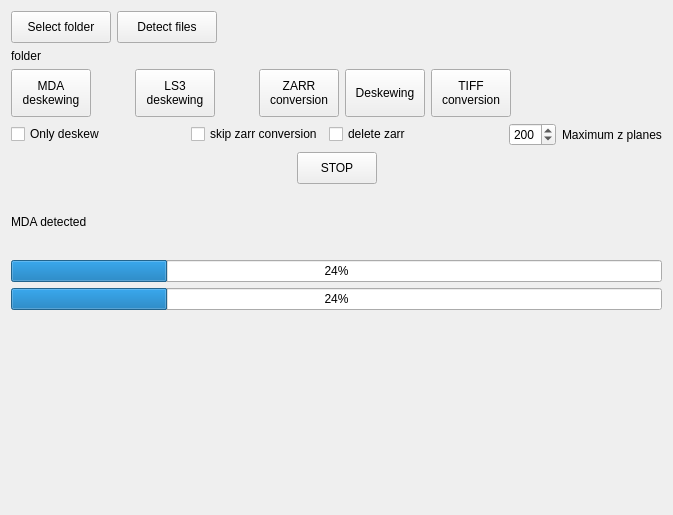
<?xml version="1.0" encoding="UTF-8"?>
<ui version="4.0">
 <class>Form</class>
 <widget class="QWidget" name="Form">
  <property name="geometry">
   <rect>
    <x>0</x>
    <y>0</y>
    <width>673</width>
    <height>515</height>
   </rect>
  </property>
  <property name="windowTitle">
   <string>Form</string>
  </property>
  <layout class="QVBoxLayout" name="verticalLayout">
   <item>
    <layout class="QHBoxLayout" name="horizontalLayout">
     <item>
      <widget class="QPushButton" name="pb_select_folder">
       <property name="minimumSize">
        <size>
         <width>100</width>
         <height>32</height>
        </size>
       </property>
       <property name="toolTip">
        <string>&lt;html&gt;&lt;head/&gt;&lt;body&gt;&lt;p&gt;Select the folder where data will be processed&lt;/p&gt;&lt;/body&gt;&lt;/html&gt;</string>
       </property>
       <property name="text">
        <string>Select folder</string>
       </property>
      </widget>
     </item>
     <item>
      <widget class="QPushButton" name="pb_detect_files">
       <property name="minimumSize">
        <size>
         <width>100</width>
         <height>32</height>
        </size>
       </property>
       <property name="toolTip">
        <string>&lt;html&gt;&lt;head/&gt;&lt;body&gt;&lt;p&gt;Automatically detect files to process in the selected folder&lt;/p&gt;&lt;/body&gt;&lt;/html&gt;</string>
       </property>
       <property name="text">
        <string>Detect files</string>
       </property>
      </widget>
     </item>
     <item>
      <spacer name="horizontalSpacer">
       <property name="orientation">
        <enum>Qt::Horizontal</enum>
       </property>
       <property name="sizeHint" stdset="0">
        <size>
         <width>40</width>
         <height>20</height>
        </size>
       </property>
      </spacer>
     </item>
    </layout>
   </item>
   <item>
    <widget class="QLabel" name="label_folder">
     <property name="text">
      <string>folder</string>
     </property>
    </widget>
   </item>
   <item>
    <layout class="QHBoxLayout" name="horizontalLayout_2">
     <item>
      <widget class="QPushButton" name="pb_start_MDAdeskew">
       <property name="minimumSize">
        <size>
         <width>75</width>
         <height>48</height>
        </size>
       </property>
       <property name="toolTip">
        <string>&lt;html&gt;&lt;head/&gt;&lt;body&gt;&lt;p&gt;Process images if an MDA experiment is detected&lt;/p&gt;&lt;/body&gt;&lt;/html&gt;</string>
       </property>
       <property name="text">
        <string>MDA
deskewing</string>
       </property>
      </widget>
     </item>
     <item>
      <widget class="QLabel" name="label_spacer">
       <property name="minimumSize">
        <size>
         <width>32</width>
         <height>48</height>
        </size>
       </property>
       <property name="maximumSize">
        <size>
         <width>32</width>
         <height>16777215</height>
        </size>
       </property>
       <property name="text">
        <string/>
       </property>
      </widget>
     </item>
     <item>
      <widget class="QPushButton" name="pb_start_LS3deskew">
       <property name="minimumSize">
        <size>
         <width>75</width>
         <height>48</height>
        </size>
       </property>
       <property name="toolTip">
        <string>&lt;html&gt;&lt;head/&gt;&lt;body&gt;&lt;p&gt;Entirely process images if an LS3 experiment is detected&lt;/p&gt;&lt;/body&gt;&lt;/html&gt;</string>
       </property>
       <property name="text">
        <string>LS3
deskewing</string>
       </property>
      </widget>
     </item>
     <item>
      <widget class="QLabel" name="label_spacer_2">
       <property name="minimumSize">
        <size>
         <width>32</width>
         <height>48</height>
        </size>
       </property>
       <property name="maximumSize">
        <size>
         <width>32</width>
         <height>16777215</height>
        </size>
       </property>
       <property name="text">
        <string/>
       </property>
      </widget>
     </item>
     <item>
      <widget class="QPushButton" name="pb_ZARRconvert">
       <property name="minimumSize">
        <size>
         <width>75</width>
         <height>48</height>
        </size>
       </property>
       <property name="toolTip">
        <string>&lt;html&gt;&lt;head/&gt;&lt;body&gt;&lt;p&gt;Convert TIFF images to Zarr format&lt;/p&gt;&lt;/body&gt;&lt;/html&gt;</string>
       </property>
       <property name="text">
        <string>ZARR
conversion</string>
       </property>
      </widget>
     </item>
     <item>
      <widget class="QPushButton" name="pb_start_LS3deskew_ZARR">
       <property name="minimumSize">
        <size>
         <width>75</width>
         <height>48</height>
        </size>
       </property>
       <property name="toolTip">
        <string>&lt;html&gt;&lt;head/&gt;&lt;body&gt;&lt;p&gt;Apply deskewing to Zarr images&lt;/p&gt;&lt;/body&gt;&lt;/html&gt;</string>
       </property>
       <property name="text">
        <string>Deskewing</string>
       </property>
      </widget>
     </item>
     <item>
      <widget class="QPushButton" name="pb_TIFFconvert">
       <property name="minimumSize">
        <size>
         <width>75</width>
         <height>48</height>
        </size>
       </property>
       <property name="toolTip">
        <string>&lt;html&gt;&lt;head/&gt;&lt;body&gt;&lt;p&gt;Convert processed Zarr images to TIFF&lt;/p&gt;&lt;/body&gt;&lt;/html&gt;</string>
       </property>
       <property name="text">
        <string>TIFF
conversion</string>
       </property>
      </widget>
     </item>
     <item>
      <spacer name="horizontalSpacer_4">
       <property name="orientation">
        <enum>Qt::Horizontal</enum>
       </property>
       <property name="sizeHint" stdset="0">
        <size>
         <width>40</width>
         <height>20</height>
        </size>
       </property>
      </spacer>
     </item>
    </layout>
   </item>
   <item>
    <layout class="QHBoxLayout" name="horizontalLayout_3">
     <item>
      <widget class="QCheckBox" name="cb_only_deskew">
       <property name="minimumSize">
        <size>
         <width>100</width>
         <height>0</height>
        </size>
       </property>
       <property name="toolTip">
        <string>&lt;html&gt;&lt;head/&gt;&lt;body&gt;&lt;p&gt;Apply deskewing only (skip rotation step)&lt;/p&gt;&lt;/body&gt;&lt;/html&gt;</string>
       </property>
       <property name="text">
        <string>Only deskew</string>
       </property>
      </widget>
     </item>
     <item>
      <spacer name="horizontalSpacer_7">
       <property name="orientation">
        <enum>Qt::Horizontal</enum>
       </property>
       <property name="sizeHint" stdset="0">
        <size>
         <width>40</width>
         <height>20</height>
        </size>
       </property>
      </spacer>
     </item>
     <item>
      <widget class="QCheckBox" name="cb_try_no_ZARR">
       <property name="minimumSize">
        <size>
         <width>100</width>
         <height>0</height>
        </size>
       </property>
       <property name="toolTip">
        <string>&lt;html&gt;&lt;head/&gt;&lt;body&gt;&lt;p&gt;Skip Zarr conversion for small datasets (faster processing)&lt;/p&gt;&lt;/body&gt;&lt;/html&gt;</string>
       </property>
       <property name="text">
        <string>skip zarr conversion</string>
       </property>
       <property name="checked">
        <bool>false</bool>
       </property>
      </widget>
     </item>
     <item>
      <widget class="QCheckBox" name="cb_delete_zarr">
       <property name="minimumSize">
        <size>
         <width>100</width>
         <height>0</height>
        </size>
       </property>
       <property name="toolTip">
        <string>&lt;html&gt;&lt;head/&gt;&lt;body&gt;&lt;p&gt;Delete intermediate Zarr files after processing&lt;/p&gt;&lt;/body&gt;&lt;/html&gt;</string>
       </property>
       <property name="text">
        <string>delete zarr</string>
       </property>
       <property name="checked">
        <bool>false</bool>
       </property>
      </widget>
     </item>
     <item>
      <spacer name="horizontalSpacer_8">
       <property name="orientation">
        <enum>Qt::Horizontal</enum>
       </property>
       <property name="sizeHint" stdset="0">
        <size>
         <width>40</width>
         <height>20</height>
        </size>
       </property>
      </spacer>
     </item>
     <item>
      <widget class="QSpinBox" name="sb_max_z">
       <property name="toolTip">
        <string>&lt;html&gt;&lt;head/&gt;&lt;body&gt;&lt;p&gt;Maximum number of Z planes per output TIFF file&lt;/p&gt;&lt;/body&gt;&lt;/html&gt;</string>
       </property>
       <property name="minimum">
        <number>50</number>
       </property>
       <property name="maximum">
        <number>999</number>
       </property>
       <property name="value">
        <number>200</number>
       </property>
      </widget>
     </item>
     <item>
      <widget class="QLabel" name="label_lax_z">
       <property name="toolTip">
        <string>&lt;html&gt;&lt;head/&gt;&lt;body&gt;&lt;p&gt;Maximum number of Z planes per output TIFF file&lt;/p&gt;&lt;/body&gt;&lt;/html&gt;</string>
       </property>
       <property name="text">
        <string>Maximum z planes</string>
       </property>
      </widget>
     </item>
    </layout>
   </item>
   <item>
    <layout class="QHBoxLayout" name="horizontalLayout_4">
     <item>
      <spacer name="horizontalSpacer_5">
       <property name="orientation">
        <enum>Qt::Horizontal</enum>
       </property>
       <property name="sizeHint" stdset="0">
        <size>
         <width>40</width>
         <height>20</height>
        </size>
       </property>
      </spacer>
     </item>
     <item>
      <widget class="QPushButton" name="pb_stop">
       <property name="minimumSize">
        <size>
         <width>64</width>
         <height>32</height>
        </size>
       </property>
       <property name="toolTip">
        <string>&lt;html&gt;&lt;head/&gt;&lt;body&gt;&lt;p&gt;Stop the current process&lt;/p&gt;&lt;/body&gt;&lt;/html&gt;</string>
       </property>
       <property name="text">
        <string>STOP</string>
       </property>
      </widget>
     </item>
     <item>
      <spacer name="horizontalSpacer_6">
       <property name="orientation">
        <enum>Qt::Horizontal</enum>
       </property>
       <property name="sizeHint" stdset="0">
        <size>
         <width>40</width>
         <height>20</height>
        </size>
       </property>
      </spacer>
     </item>
    </layout>
   </item>
   <item>
    <widget class="QLabel" name="label_parameters">
     <property name="minimumSize">
      <size>
       <width>128</width>
       <height>64</height>
      </size>
     </property>
     <property name="text">
      <string>MDA detected</string>
     </property>
    </widget>
   </item>
   <item>
    <widget class="QProgressBar" name="progressBar_folder">
     <property name="minimumSize">
      <size>
       <width>256</width>
       <height>0</height>
      </size>
     </property>
     <property name="value">
      <number>24</number>
     </property>
    </widget>
   </item>
   <item>
    <widget class="QProgressBar" name="progressBar_actual_step">
     <property name="minimumSize">
      <size>
       <width>256</width>
       <height>0</height>
      </size>
     </property>
     <property name="value">
      <number>24</number>
     </property>
    </widget>
   </item>
   <item>
    <spacer name="verticalSpacer">
     <property name="orientation">
      <enum>Qt::Vertical</enum>
     </property>
     <property name="sizeHint" stdset="0">
      <size>
       <width>20</width>
       <height>187</height>
      </size>
     </property>
    </spacer>
   </item>
  </layout>
 </widget>
 <resources/>
 <connections/>
</ui>
